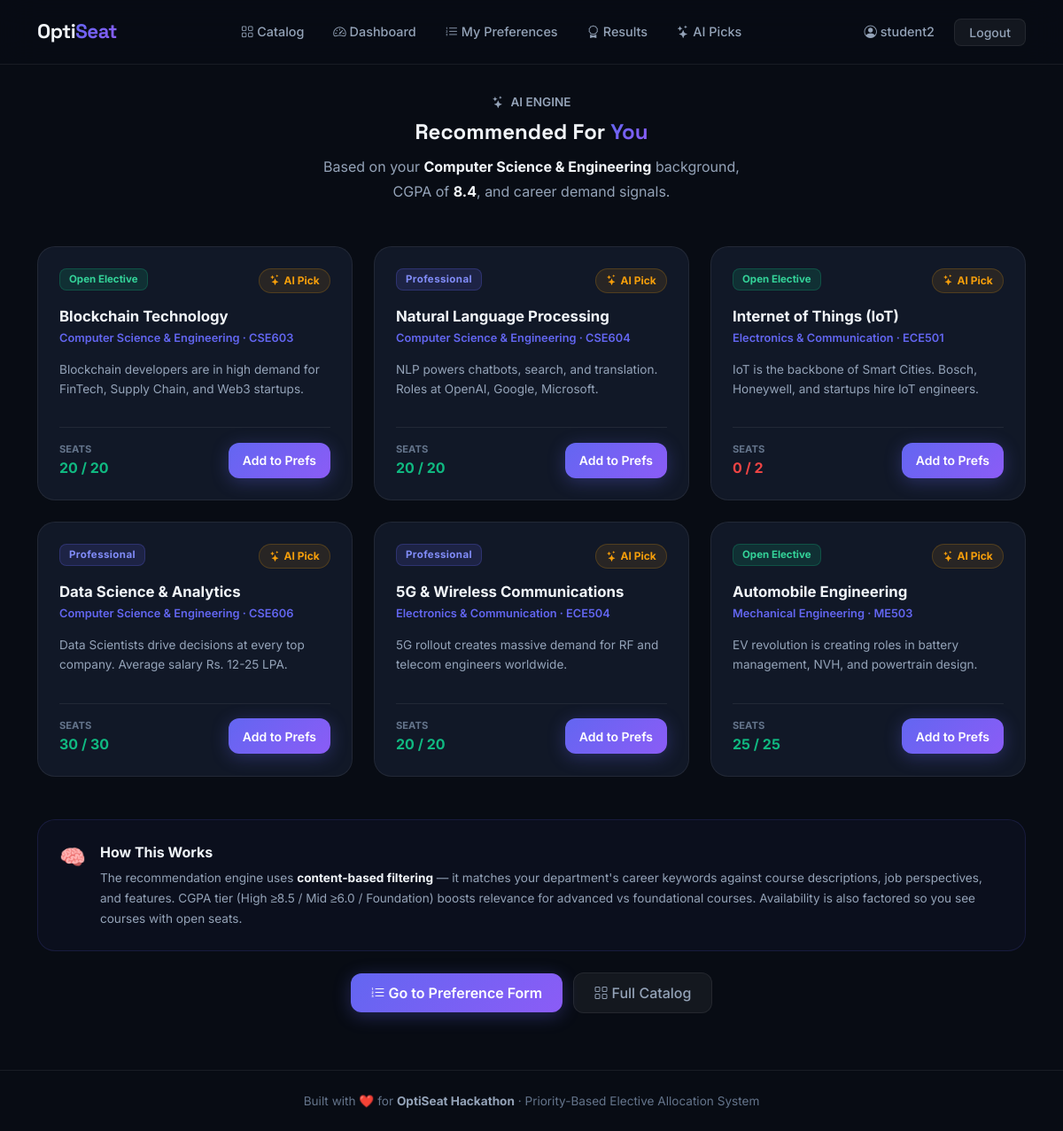
Screenshot of /recommendations/ (signed in) with the database file from the repository.
### electives/models.py (models this page shows, shortened)
class Student(models.Model):
    user = models.OneToOneField(User, on_delete=models.CASCADE)
    department = models.ForeignKey(Department, on_delete=models.CASCADE)
    cgpa = models.FloatField(
        validators=[MinValueValidator(0.0), MaxValueValidator(10.0)],
        default=7.0
    )
    semester = models.PositiveIntegerField(default=6)
    full_name = models.CharField(max_length=100, blank=True)
    usn = models.CharField(max_length=20, blank=True)

class Department(models.Model):
    name = models.CharField(max_length=100)
    code = models.CharField(max_length=10, unique=True)

class Course(models.Model):
    name = models.CharField(max_length=200)
    code = models.CharField(max_length=20, unique=True)
    department = models.ForeignKey(Department, on_delete=models.CASCADE, related_name='courses')
    category = models.CharField(max_length=20, choices=CATEGORY_CHOICES)
    job_perspective = models.TextField()
    salient_features = models.TextField(blank=True)
    prerequisites = models.TextField(blank=True, default='None')
    is_open_elective = models.BooleanField(default=False)
    capacity = models.PositiveIntegerField(default=30)
    current_seats = models.PositiveIntegerField(default=0)
    @property
    def available_seats(self):
        return max(self.capacity - self.current_seats, 0)

### electives/views.py (the view)
# urls.py: path('recommendations/',  views.recommendations_view,name='recommendations'),
@login_required
def recommendations_view(request):
    student = get_student_or_none(request.user)
    if not student:
        return redirect('catalog')
    recs = get_recommendations(student, limit=6)
    return render(request, 'electives/recommendations.html', {
        'student': student,
        'recommendations': recs,
    })

### electives/views.py (called while the page is built)
def get_student_or_none(user):
    try:
        return user.student
    except Exception:
        return None

### templates/electives/recommendations.html (shortened to what this page needs)
{% extends 'base.html' %}
{% block content %}
<div class="container">
  <div class="text-center mb-5 fade-up">
    <div style="color:var(--muted2);font-size:.85rem;font-weight:600;margin-bottom:.6rem;"><i class="bi bi-stars me-1"></i> AI ENGINE</div>
    <h1 class="section-title">Recommended For <span class="text-grad">You</span></h1>
    <p style="color:var(--muted2);max-width:500px;margin:0 auto;margin-top:.7rem;line-height:1.7;">
      Based on your <strong style="color:var(--text);">{{ student.department.name }}</strong> background,
      CGPA of <strong style="color:var(--text);">{{ student.cgpa }}</strong>, and career demand signals.
    </p>
  </div>
  <div class="row g-4">
    {% for course in recommendations %}
    <div class="col-md-6 col-lg-4 fade-up" style="animation-delay:{{ forloop.counter0 }}00ms;">
      <div class="glass-card p-4 h-100 d-flex flex-column">
        <div class="d-flex justify-content-between align-items-start mb-3">
          {% if course.category == 'PROFESSIONAL' %}
            <span class="badge-pro">Professional</span>
          {% elif course.category == 'OPEN' %}
            <span class="badge-open">Open Elective</span>
          {% else %}
            <span class="badge-ability">Ability Enhn.</span>
          {% endif %}
          <div style="background:rgba(245,158,11,.1);border:1px solid rgba(245,158,11,.2);border-radius:100px;padding:.25rem .7rem;font-size:.75rem;font-weight:700;color:#F59E0B;">
            <i class="bi bi-stars me-1"></i>AI Pick
          </div>
        </div>
        <h4 style="font-weight:700;font-size:1.05rem;margin-bottom:.3rem;">{{ course.name }}</h4>
        <div style="color:var(--accent);font-size:.8rem;font-weight:600;margin-bottom:1rem;">
          {{ course.department.name }} · {{ course.code }}
        </div>
        <p style="color:var(--muted2);font-size:.85rem;line-height:1.6;flex-grow:1;">
          {{ course.job_perspective|truncatewords:20 }}
        </p>
        <div class="d-flex justify-content-between align-items-center mt-3 pt-3" style="border-top:1px solid var(--border);">
          <div>
            <div style="font-size:.7rem;color:var(--muted);font-weight:700;text-transform:uppercase;">Seats</div>
            <div style="font-weight:700;{% if course.available_seats < 3 %}color:var(--red){% else %}color:var(--green){% endif %};">
              {{ course.available_seats }} / {{ course.capacity }}
            </div>
          </div>
          <a href="{% url 'submit_preference' %}" class="btn btn-accent btn-sm px-3">Add to Prefs</a>
        </div>
      </div>
    </div>
    {% empty %}
    <div class="col-12 text-center py-5" style="color:var(--muted);">
      <div style="font-size:3rem;margin-bottom:1rem;">🤖</div>
      <h5 style="font-weight:600;">No recommendations generated yet</h5>
      <p style="font-size:.9rem;margin-top:.5rem;">Make sure your department profile is set up correctly.</p>
    </div>
    {% endfor %}
  </div>
  {% if recommendations %}
  <div class="glass-card p-4 mt-5 fade-up" style="background:rgba(99,102,241,.04);border-color:rgba(99,102,241,.15);">
    <div class="d-flex align-items-start gap-3">
      <div style="font-size:1.5rem;flex-shrink:0;">🧠</div>
      <div>
        <div style="font-weight:700;margin-bottom:.4rem;">How This Works</div>
        <p style="color:var(--muted2);font-size:.85rem;line-height:1.7;margin:0;">
          The recommendation engine uses <strong style="color:var(--text);">content-based filtering</strong> — it matches your
          department's career keywords against course descriptions, job perspectives, and features.
          CGPA tier (High ≥8.5 / Mid ≥6.0 / Foundation) boosts relevance for advanced vs foundational courses.
          Availability is also factored so you see courses with open seats.
        </p>
      </div>
    </div>
  </div>
  {% endif %}
  <div class="text-center mt-4 fade-up">
    <a href="{% url 'submit_preference' %}" class="btn btn-accent me-2">
      <i class="bi bi-list-ol me-1"></i>Go to Preference Form
    </a>
    <a href="{% url 'catalog' %}" class="btn btn-ghost">
      <i class="bi bi-grid me-1"></i>Full Catalog
    </a>
  </div>
</div>
{% endblock %}

### templates/base.html (shortened to what this page needs)
<!DOCTYPE html>
<html lang="en" data-theme="dark">
<head>
    <link href="https://cdn.jsdelivr.net/npm/bootstrap@5.3.2/dist/css/bootstrap.min.css" rel="stylesheet">
    <link href="https://cdn.jsdelivr.net/npm/bootstrap-icons@1.11.3/font/bootstrap-icons.css" rel="stylesheet">
</head>
<body>
<nav class="navbar navbar-expand-lg">
  <div class="container">
    <a class="navbar-brand" href="{% url 'landing' %}">Opti<span>Seat</span></a>
    <div class="collapse navbar-collapse" id="nav">
      <ul class="navbar-nav mx-auto gap-1">
        <li class="nav-item"><a class="nav-link" href="{% url 'catalog' %}"><i class="bi bi-grid me-1"></i>Catalog</a></li>
        {% if user.is_authenticated %}
          {% if not user.is_staff %}
            <li class="nav-item"><a class="nav-link" href="{% url 'student_dashboard' %}"><i class="bi bi-speedometer2 me-1"></i>Dashboard</a></li>
            <li class="nav-item"><a class="nav-link" href="{% url 'submit_preference' %}"><i class="bi bi-list-ol me-1"></i>My Preferences</a></li>
            <li class="nav-item"><a class="nav-link" href="{% url 'my_results' %}"><i class="bi bi-award me-1"></i>Results</a></li>
            <li class="nav-item"><a class="nav-link" href="{% url 'recommendations' %}"><i class="bi bi-stars me-1"></i>AI Picks</a></li>
          {% else %}
            <li class="nav-item"><a class="nav-link" href="{% url 'admin_dashboard' %}"><i class="bi bi-bar-chart-line me-1"></i>Admin Panel</a></li>
            <li class="nav-item"><a class="nav-link" href="{% url 'export_csv' %}"><i class="bi bi-download me-1"></i>Export CSV</a></li>
          {% endif %}
        {% endif %}
      </ul>
      <ul class="navbar-nav align-items-center gap-2">
        {% if user.is_authenticated %}
          <li class="nav-item">
            <span class="nav-link text-muted-custom pe-0">
              <i class="bi bi-person-circle me-1"></i>{{ user.username }}
            </span>
          </li>
          <li class="nav-item">
            <a href="{% url 'logout' %}" class="btn-ghost btn btn-sm rounded-3 py-1 px-3">Logout</a>
          </li>
        {% else %}
          <li class="nav-item">
            <a href="{% url 'login' %}" class="btn btn-accent btn-sm">Login →</a>
          </li>
        {% endif %}
      </ul>
    </div>
  </div>
</nav>
<div class="page-wrapper">
  {% block content %}{% endblock %}
</div>
<footer style="border-top:1px solid var(--border); padding: 1.5rem 0; text-align:center; color:var(--muted); font-size:.85rem;">
  <div class="container">
    Built with ❤️ for <strong style="color:var(--muted2)">OptiSeat Hackathon</strong> · Priority-Based Elective Allocation System
  </div>
</footer>
</body>
</html>

### rows the page displays
Student: department.name "Computer Science & Engineering", cgpa "8.4"
Course: category "Open Elective", name "Blockchain Technology", department.name "Computer Science & Engineering", code "CSE603", job_perspective "Blockchain developers are in high demand for FinTech, Supply Chain, and Web3 startups.", available_seats "20", capacity "20"
Course: category "Professional", name "Natural Language Processing", department.name "Computer Science & Engineering", code "CSE604", job_perspective "NLP powers chatbots, search, and translation. Roles at OpenAI, Google, Microsoft.", available_seats "20", capacity "20"
Course: category "Open Elective", name "Internet of Things (IoT)", department.name "Electronics & Communication", code "ECE501", job_perspective "IoT is the backbone of Smart Cities. Bosch, Honeywell, and startups hire IoT engineers.", available_seats "0", capacity "2"
Course: category "Professional", name "Data Science & Analytics", department.name "Computer Science & Engineering", code "CSE606", job_perspective "Data Scientists drive decisions at every top company. Average salary Rs. 12-25 LPA.", available_seats "30", capacity "30"
Course: category "Professional", name "5G & Wireless Communications", department.name "Electronics & Communication", code "ECE504", job_perspective "5G rollout creates massive demand for RF and telecom engineers worldwide.", available_seats "20", capacity "20"
Course: category "Open Elective", name "Automobile Engineering", department.name "Mechanical Engineering", code "ME503", job_perspective "EV revolution is creating roles in battery management, NVH, and powertrain design.", available_seats "25", capacity "25"

### other values shown
{{ user.username }} "student2"
